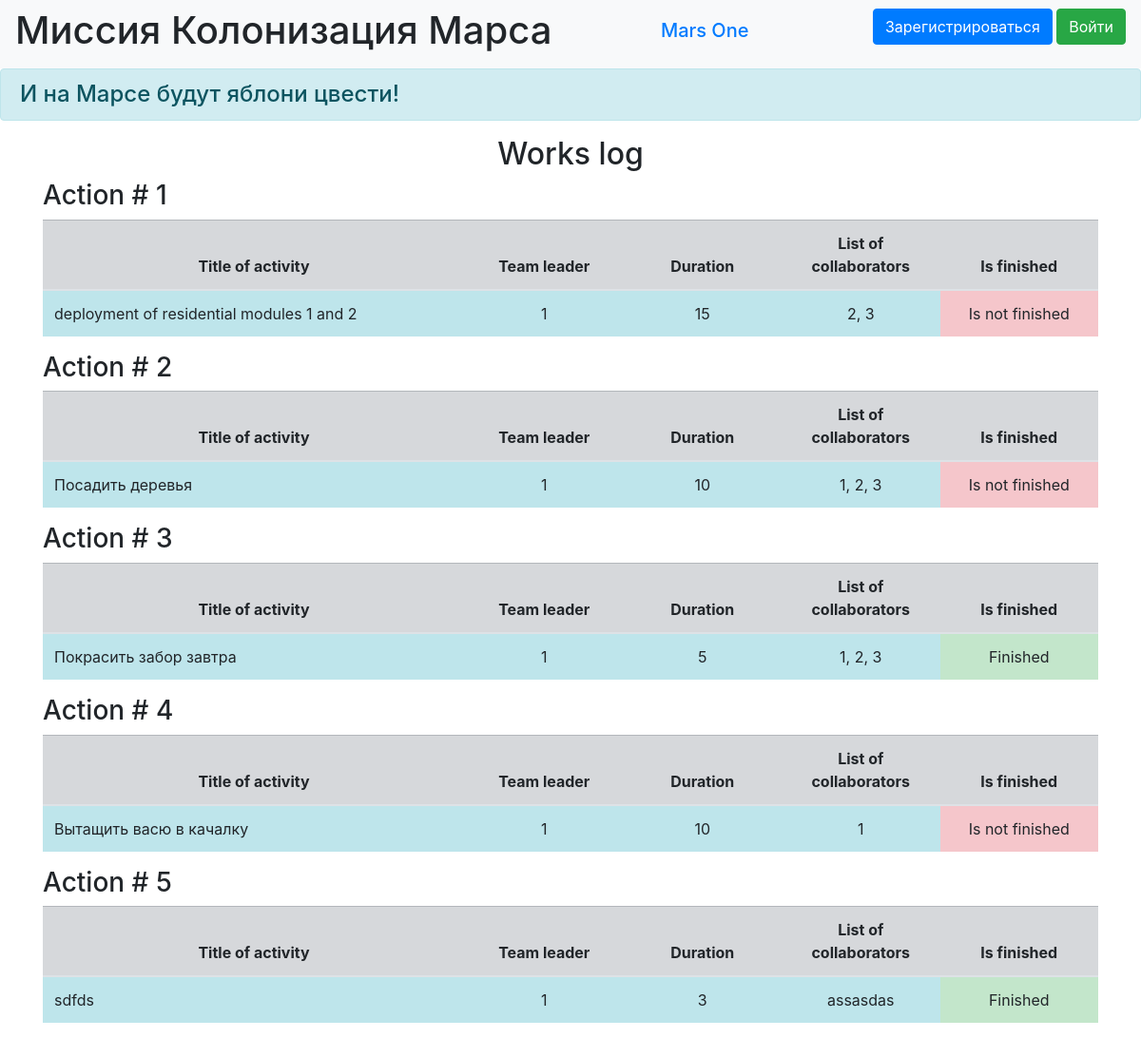
Page /jobs on the committed database.
### data/jobs.py (models this page shows)
class Jobs(SqlAlchemyBase):
    __tablename__ = 'jobs'
    id = sqlalchemy.Column(sqlalchemy.Integer,
                           primary_key=True, autoincrement=True)
    team_leader = sqlalchemy.Column(sqlalchemy.Integer,
                                    sqlalchemy.ForeignKey("users.id"))
    job = sqlalchemy.Column(sqlalchemy.String, nullable=True)
    work_size = sqlalchemy.Column(sqlalchemy.Integer, nullable=True)
    collaborators = sqlalchemy.Column(sqlalchemy.String, nullable=True)
    is_finished = sqlalchemy.Column(sqlalchemy.Boolean, default=True)
    start_date = sqlalchemy.Column(sqlalchemy.DateTime,
                                   default=datetime.datetime.now)
    end_date = sqlalchemy.Column(sqlalchemy.DateTime,
                                 default=datetime.datetime.now)
    user = orm.relationship('User')

### main.py (the view)
@app.route('/jobs')
def jobs():
    db_sess = db_session.create_session()
    jobs = db_sess.query(Jobs).all()
    return render_template('jobs.html', jobs=jobs)

### data/db_session.py (called while the page is built)
def create_session() -> Session:
    global __factory
    return __factory()

### templates/jobs.html
{% extends "base.html" %}
{% block content %}
<h2>Works log</h2>
{% for item in jobs %}
<h3>Action # {{item.id}}</h3>
<table class="table">
  <thead>
    <tr class="table-secondary cell-1">
      <th scope="col" width="40%">Title of activity</th>
      <th scope="col" width="15%">Team leader</th>
      <th scope="col" width="15%">Duration</th>
      <th scope="col" width="15%">List of collaborators</th>
      <th scope="col" width="15%">Is finished</th>
    </tr>
  </thead>
  <tbody>
    <tr>
      <td scope="row" class="table-info">{{item.job}}</td>
      <td class="table-info" align="center">{{item.team_leader}}</td>
      <td class="table-info" align="center">{{item.work_size}}</td>
      <td class="table-info" align="center">{{item.collaborators}}</td>
      {% if item.is_finished %}
      <td class="table-success" align="center">Finished</td>
      {% else %}
      <td class="table-danger" align="center">Is not finished</td>
      {% endif %}
    </tr>
  </tbody>
</table>
{% endfor %}
{% endblock %}

### templates/base.html (shortened to what this page needs)
<!doctype html>
<html lang="en">
<head>
    <link rel="stylesheet"
          href="https://stackpath.bootstrapcdn.com/bootstrap/4.4.1/css/bootstrap.min.css"
>
    <link rel="stylesheet" type="text/css" href="../static/css/style.css" />
</head>
<body>
<header>
    <nav class="navbar navbar-light bg-light">
        <h1 class="muted-text">Миссия Колонизация Марса</h1>
        <h1 class="navbar-brand"><a href="#">Mars One</a></h1>
        {% if current_user.is_authenticated %}
    <a class="navbar-brand" href="/logout">{{ current_user.name }}</a>
{% else %}
    <p>
        <a class="btn btn-primary " href="/register">Зарегистрироваться</a>
        <a class="btn btn-success" href="/login">Войти</a>
    </p>
{% endif %}
    </nav>
    <h4 class="alert alert-info">И на Марсе будут яблони цвести!</h4>
</header>
<main role="main" class="container">
    {% block content %}{% endblock %}
</main>
</body>
</html>

### static/style.css (style rules this page uses)
th, center-text { text-align: center; vertical-align: middle; }
h2 { text-align: center; }
.cell-1 { vertical-align: middle; }

### rows in the picture
Jobs: id "1", job "deployment of residential modules 1 and 2", team_leader "1", work_size "15", collaborators "2, 3", is_finished "Is not finished"
Jobs: id "2", job "Посадить деревья", team_leader "1", work_size "10", collaborators "1, 2, 3", is_finished "Is not finished"
Jobs: id "3", job "Покрасить забор завтра", team_leader "1", work_size "5", collaborators "1, 2, 3", is_finished "Finished"
Jobs: id "4", job "Вытащить васю в качалку", team_leader "1", work_size "10", collaborators "1", is_finished "Is not finished"
Jobs: id "5", job "sdfds", team_leader "1", work_size "3", collaborators "assasdas", is_finished "Finished"
